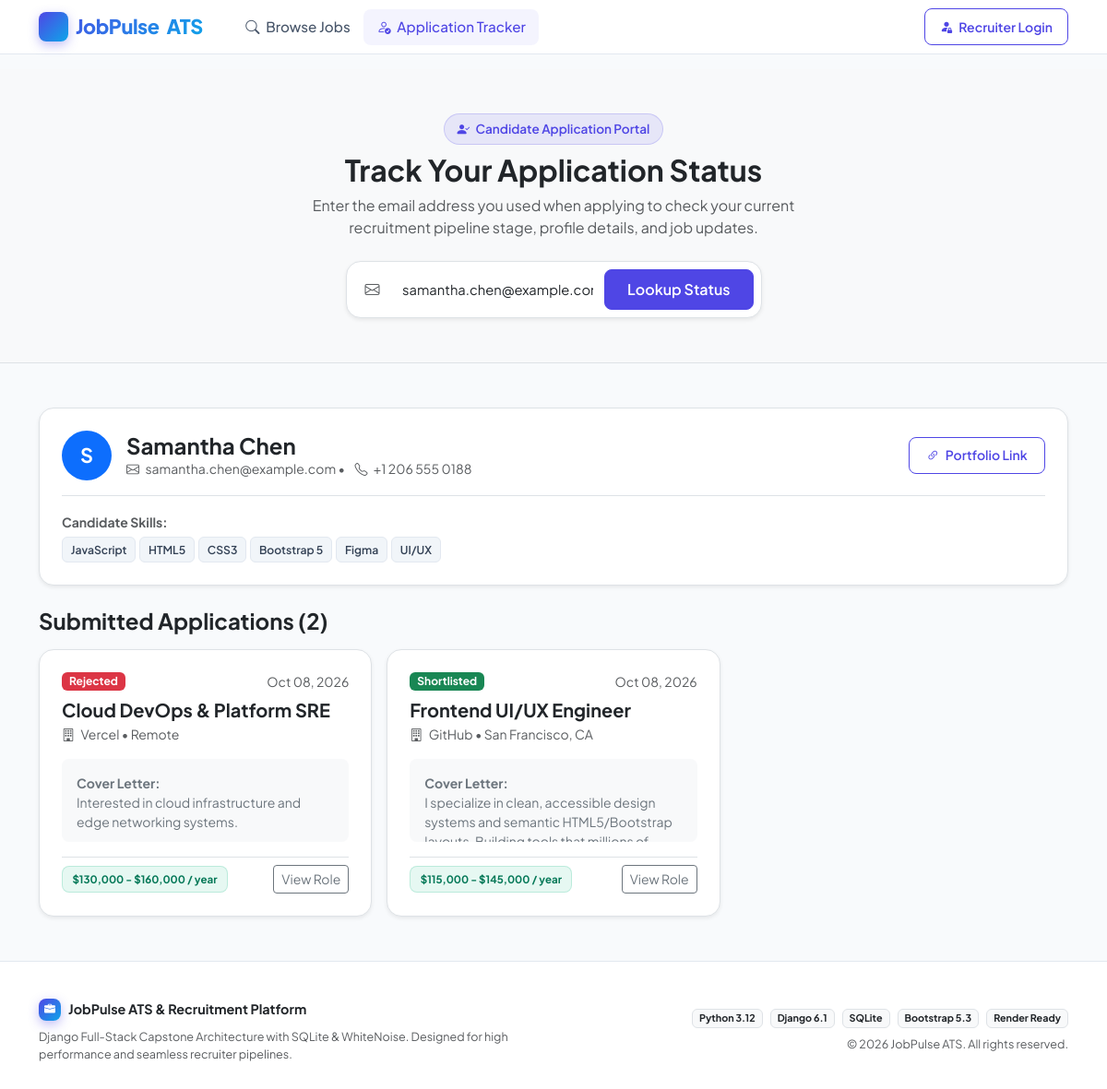
The page /portal/?email=samantha.chen@example.com on the database its author committed.
### jobs/models.py (models this page shows, shortened)
class Candidate(models.Model):
    full_name = models.CharField(max_length=200)
    email = models.EmailField()
    phone = models.CharField(max_length=30)
    portfolio_url = models.URLField(max_length=300, blank=True)
    skills = models.CharField(
        max_length=300,
        help_text="Comma-separated skills (e.g. Python, React, UI/UX)"
    )
    created_at = models.DateTimeField(auto_now_add=True)
    class Meta:
        ordering = ["-created_at"]
    def skills_list(self):
        if not self.skills:
            return []
        return [skill.strip() for skill in self.skills.split(",") if skill.strip()]

class JobApplication(models.Model):
    STATUS_APPLIED = "Applied"
    STATUS_UNDER_REVIEW = "Under Review"
    STATUS_SHORTLISTED = "Shortlisted"
    STATUS_REJECTED = "Rejected"
    STATUS_CHOICES = [
        (STATUS_APPLIED, "Applied"),
        (STATUS_UNDER_REVIEW, "Under Review"),
        (STATUS_SHORTLISTED, "Shortlisted"),
        (STATUS_REJECTED, "Rejected"),
    ]
    job = models.ForeignKey(JobPosting, on_delete=models.CASCADE, related_name="applications")
    candidate = models.ForeignKey(Candidate, on_delete=models.CASCADE, related_name="applications")
    cover_letter = models.TextField()
    status = models.CharField(max_length=50, choices=STATUS_CHOICES, default=STATUS_APPLIED)
    applied_date = models.DateTimeField(auto_now_add=True)
    class Meta:
        ordering = ["-applied_date"]
        constraints = [
            models.UniqueConstraint(
                fields=["job", "candidate"],
                name="unique_candidate_job_application",
            )
        ]
    @property
    def status_badge_class(self):
        mapping = {
            self.STATUS_APPLIED: "bg-primary",
            self.STATUS_UNDER_REVIEW: "bg-warning text-dark",
            self.STATUS_SHORTLISTED: "bg-success",
            self.STATUS_REJECTED: "bg-danger",
        }
        return mapping.get(self.status, "bg-secondary")

class JobPosting(models.Model):
    JOB_TYPE_CHOICES = [
        ("Full-time", "Full-time"),
        ("Part-time", "Part-time"),
        ("Remote", "Remote"),
        ("Contract", "Contract"),
        ("Internship", "Internship"),
    ]
    company = models.ForeignKey(Company, on_delete=models.CASCADE, related_name="job_postings")
    title = models.CharField(max_length=250)
    job_type = models.CharField(max_length=50, choices=JOB_TYPE_CHOICES, default="Full-time")
    required_skills = models.CharField(
        max_length=300,
        help_text="Comma-separated skills (e.g. Python, Django, PostgreSQL, Docker)"
    )
    salary_range = models.CharField(max_length=100, help_text="e.g. $90,000 - $120,000 / year")
    description = models.TextField()
    active = models.BooleanField(default=True, verbose_name="Active Flag")
    posted_date = models.DateTimeField(auto_now_add=True)
    class Meta:
        ordering = ["-posted_date"]

class Company(models.Model):
    name = models.CharField(max_length=200)
    website = models.URLField(max_length=300, blank=True)
    location = models.CharField(max_length=150)
    logo_url = models.URLField(max_length=500, blank=True, help_text="Direct URL to company logo")
    created_at = models.DateTimeField(auto_now_add=True)
    class Meta:
        verbose_name_plural = "Companies"
        ordering = ["name"]

### jobs/views.py (the view)
# urls.py: path("portal/", views.candidate_applications, name="candidate_portal"),
def candidate_applications(request):
    email_query = request.GET.get("email", "").strip().lower()
    candidate = None
    applications = []
    if email_query:
        candidate = Candidate.objects.filter(email__iexact=email_query).first()
        if candidate:
            applications = candidate.applications.select_related("job", "job__company").all()
        else:
            messages.info(request, f"No candidate record found for email: {email_query}")
    context = {
        "email_query": email_query,
        "candidate": candidate,
        "applications": applications,
    }
    return render(request, "jobs/candidate_portal.html", context)

### jobs/templates/jobs/candidate_portal.html (shortened to what this page needs)
{% extends 'jobs/base.html' %}
{% load static %}
{% block content %}
<div class="py-5 bg-light border-bottom">
  <div class="container text-center">
    <div class="d-inline-flex mb-2">
      <span class="badge-portal">
        <i class="bi bi-person-check-fill"></i> Candidate Application Portal
      </span>
    </div>
    <h1 class="h2 fw-bold text-dark">Track Your Application Status</h1>
    <p class="text-muted mx-auto" style="max-width: 600px;">
      Enter the email address you used when applying to check your current recruitment pipeline stage, profile details, and job updates.
    </p>
    <div class="row justify-content-center mt-4">
      <div class="col-md-7 col-lg-5">
        <form method="GET" action="{% url 'candidate_portal' %}" class="card p-2 border shadow-sm rounded-4">
          <div class="input-group">
            <span class="input-group-text bg-white border-0"><i class="bi bi-envelope text-muted"></i></span>
            <input
              type="email"
              name="email"
              class="form-control border-0"
              placeholder="e.g. alex.wright@example.com"
              value="{{ email_query }}"
              required
            >
            <button class="btn btn-primary px-4 rounded-3" type="submit">
              Lookup Status
            </button>
          </div>
        </form>
      </div>
    </div>
  </div>
</div>
<div class="py-5">
  <div class="container">
    {% if email_query and candidate %}
      <div class="card border rounded-4 p-4 shadow-sm mb-4">
        <div class="d-flex flex-wrap align-items-center justify-content-between gap-3 pb-3 border-bottom mb-3">
          <div class="d-flex align-items-center gap-3">
            <div class="rounded-circle bg-primary text-white d-flex align-items-center justify-content-center fw-bold" style="width: 54px; height: 54px; font-size: 1.35rem;">
              {{ candidate.full_name|slice:":1" }}
            </div>
            <div>
              <h4 class="fw-bold text-dark mb-0">{{ candidate.full_name }}</h4>
              <div class="text-muted small">
                <i class="bi bi-envelope me-1"></i> {{ candidate.email }} &bull;
                <i class="bi bi-telephone ms-2 me-1"></i> {{ candidate.phone }}
              </div>
            </div>
          </div>
          {% if candidate.portfolio_url %}
            <a href="{{ candidate.portfolio_url }}" target="_blank" class="btn btn-outline-primary btn-sm">
              <i class="bi bi-link-45deg me-1"></i> Portfolio Link
            </a>
          {% endif %}
        </div>
        <div class="row g-3">
          <div class="col-md-12">
            <span class="text-muted small fw-bold">Candidate Skills:</span>
            <div class="d-flex flex-wrap gap-1 mt-1">
              {% for s in candidate.skills_list %}
                <span class="skill-tag">{{ s }}</span>
              {% endfor %}
            </div>
          </div>
        </div>
      </div>
      <h4 class="fw-bold text-dark mb-3">Submitted Applications ({{ applications|length }})</h4>
      <div class="row g-3">
        {% for app in applications %}
          <div class="col-md-6 col-lg-4">
            <div class="card border rounded-4 p-4 shadow-sm h-100 d-flex flex-column">
              <div class="d-flex justify-content-between align-items-start mb-2">
                <span class="badge {{ app.status_badge_class }} px-2 py-1">
                  {{ app.status }}
                </span>
                <span class="text-muted small">
                  {{ app.applied_date|date:"M d, Y" }}
                </span>
              </div>
              <h5 class="fw-bold text-dark mb-1">
                <a href="{% url 'job_detail' app.job.id %}" class="text-dark text-decoration-none">
                  {{ app.job.title }}
                </a>
              </h5>
              <div class="text-muted small mb-3">
                <i class="bi bi-building me-1"></i> {{ app.job.company.name }} &bull; {{ app.job.company.location }}
              </div>
              <div class="p-3 bg-light rounded-3 small text-secondary mb-3 flex-grow-1" style="max-height: 90px; overflow-y: auto;">
                <strong>Cover Letter:</strong><br>
                {{ app.cover_letter }}
              </div>
              <div class="pt-2 border-top d-flex justify-content-between align-items-center mt-auto">
                <span class="badge-salary" style="font-size: 0.72rem;">{{ app.job.salary_range }}</span>
                <a href="{% url 'job_detail' app.job.id %}" class="btn btn-sm btn-outline-secondary">View Role</a>
              </div>
            </div>
          </div>
        {% empty %}
          <div class="col-12">
            <div class="alert alert-light border text-center p-4">
              <p class="mb-0 text-muted">You have not submitted any job applications yet.</p>
            </div>
          </div>
        {% endfor %}
      </div>
    {% endif %}
  </div>
</div>
{% endblock %}

### jobs/static/css/style.css (style rules this page uses)
:root { --primary: #4f46e5; --primary-hover: #4338ca; --primary-light: rgba(79, 70, 229, 0.12); --secondary: #0ea5e9; --success: #10b981; --warning: #f59e0b; --danger: #ef4444; --dark-bg: #0f172a; --dark-surface: #1e293b; --dark-card: rgba(30, 41, 59, 0.85); --border-color: rgba(255, 255, 255, 0.08); --text-primary: #f8fafc; --text-secondary: #94a3b8; --text-muted: #64748b; --radius-sm: 8px; --radius-md: 12px; --radius-lg: 16px; --radius-xl: 20px; --shadow-sm: 0 2px 8px rgba(0, 0, 0, 0.2); --shadow-md: 0 10px 25px -5px rgba(0, 0, 0, 0.3), 0 8px 10px -6px rgba(0, 0, 0, 0.3); --shadow-glow: 0 0 25px rgba(79, 70, 229, 0.25); --transition: all 0.25s cubic-bezier(0.4, 0, 0.2, 1); }
[data-bs-theme="light"], body:not([data-bs-theme="dark"]) { --body-bg: #f8fafc; --body-color: #0f172a; --card-bg: #ffffff; --card-border: #e2e8f0; --card-shadow: 0 4px 6px -1px rgba(0, 0, 0, 0.05), 0 2px 4px -2px rgba(0, 0, 0, 0.05); --card-shadow-hover: 0 20px 25px -5px rgba(0, 0, 0, 0.08), 0 8px 10px -6px rgba(0, 0, 0, 0.05); --nav-bg: rgba(255, 255, 255, 0.95); --nav-border: #e2e8f0; }
body { font-family: 'Plus Jakarta Sans', -apple-system, BlinkMacSystemFont, "Segoe UI", Roboto, sans-serif; background-color: var(--body-bg); color: var(--body-color); min-height: 100vh; display: flex; flex-direction: column; -webkit-font-smoothing: antialiased; }
.badge-portal { background: rgba(79, 70, 229, 0.1); color: var(--primary); border: 1px solid rgba(79, 70, 229, 0.2); padding: 0.35rem 0.85rem; border-radius: 9999px; font-weight: 600; font-size: 0.85rem; display: inline-flex; align-items: center; gap: 0.4rem; }
.badge-salary { background: rgba(16, 185, 129, 0.1); color: #047857; border: 1px solid rgba(16, 185, 129, 0.2); font-weight: 700; font-size: 0.82rem; padding: 0.3rem 0.65rem; border-radius: var(--radius-sm); }
.skill-tag { background: #f1f5f9; color: #334155; font-size: 0.76rem; font-weight: 600; padding: 0.25rem 0.55rem; border-radius: 6px; border: 1px solid #e2e8f0; display: inline-block; transition: var(--transition); }
.form-control, .form-select { border-radius: var(--radius-sm); border: 1px solid #cbd5e1; padding: 0.65rem 0.85rem; font-size: 0.92rem; transition: var(--transition); }
.btn-primary { background-color: var(--primary); border-color: var(--primary); font-weight: 600; border-radius: var(--radius-sm); padding: 0.55rem 1.15rem; transition: var(--transition); }
.btn-outline-primary { color: var(--primary); border-color: var(--primary); font-weight: 600; border-radius: var(--radius-sm); padding: 0.55rem 1.15rem; transition: var(--transition); }

### rows shown on the page
Candidate: full_name "S", full_name "Samantha Chen", email "samantha.chen@example.com", phone "+1 206 555 0188"
JobApplication: status "Rejected", applied_date "Oct 08, 2026", job "Cloud DevOps & Platform SRE", job.company.name "Vercel", job.company.location "Remote", cover_letter "Interested in cloud infrastructure and edge networking systems.", job.salary_range "$130,000 - $160,000 / year"
JobApplication: status "Shortlisted", applied_date "Oct 08, 2026", job "Frontend UI/UX Engineer", job.company.name "GitHub", job.company.location "San Francisco, CA", cover_letter "I specialize in clean, accessible design systems and semantic HTML5/Bootstrap…", job.salary_range "$115,000 - $145,000 / year"

### other values the page prints
{{ s }} "JavaScript" "HTML5" "CSS3" "Bootstrap 5" "Figma" "UI/UX"
{{ applications|length }} "2"
